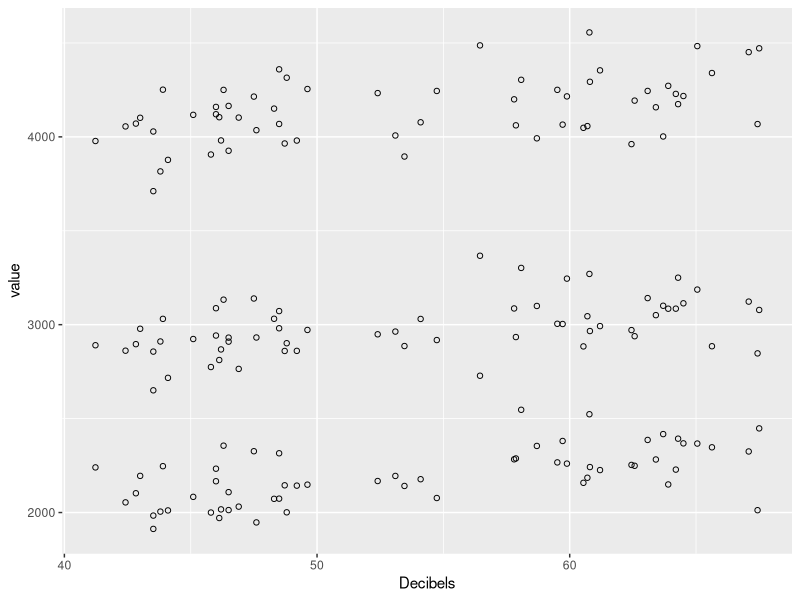
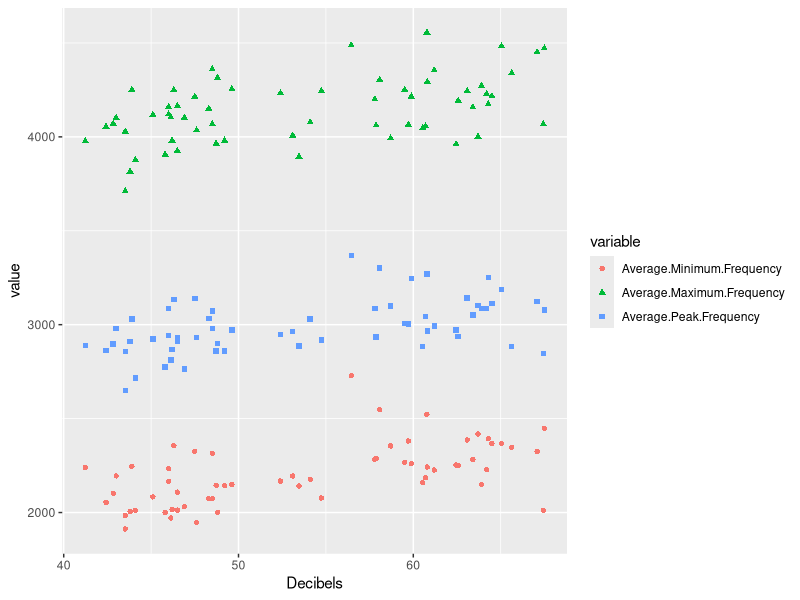
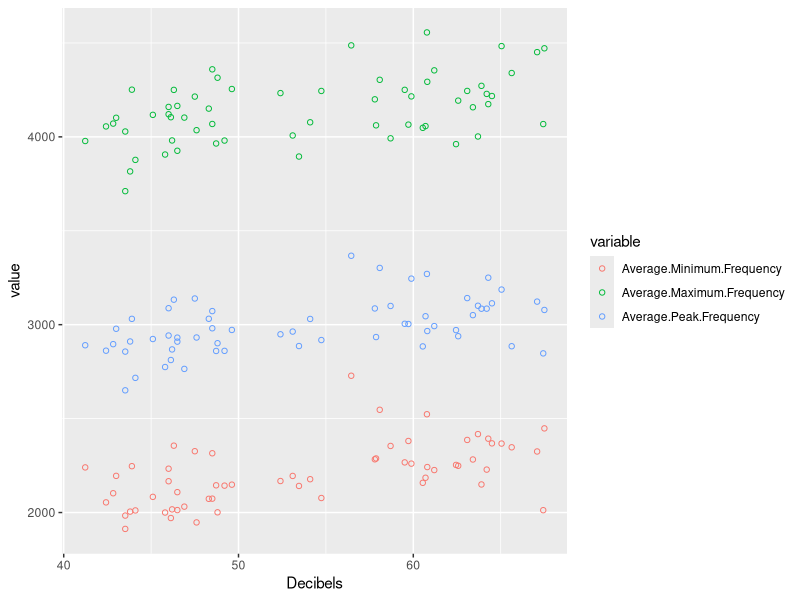
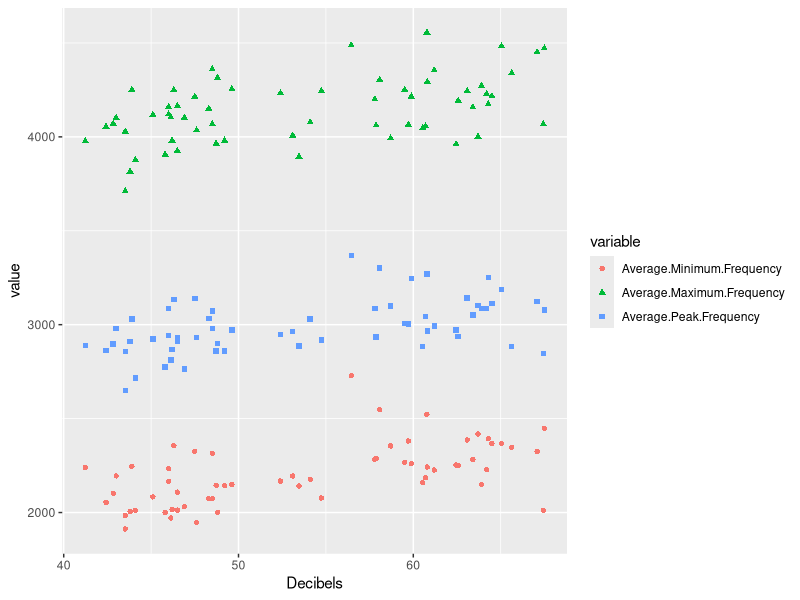
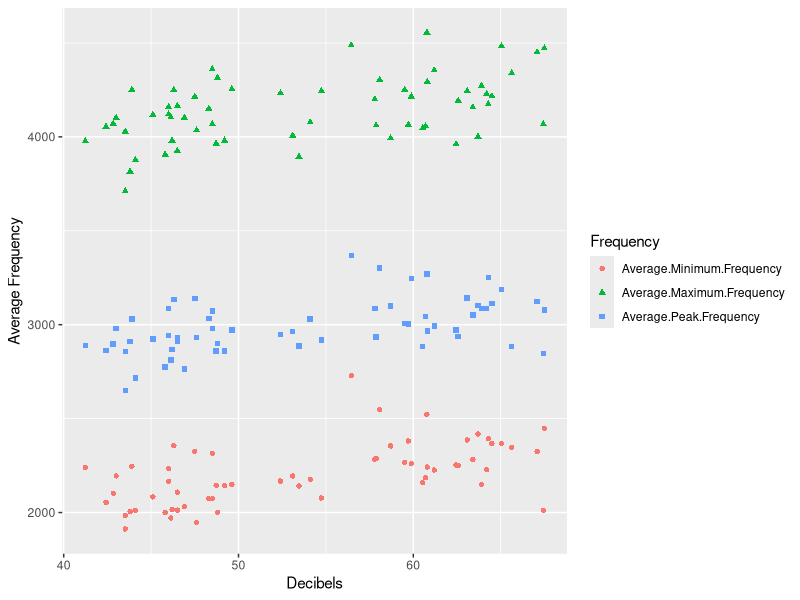
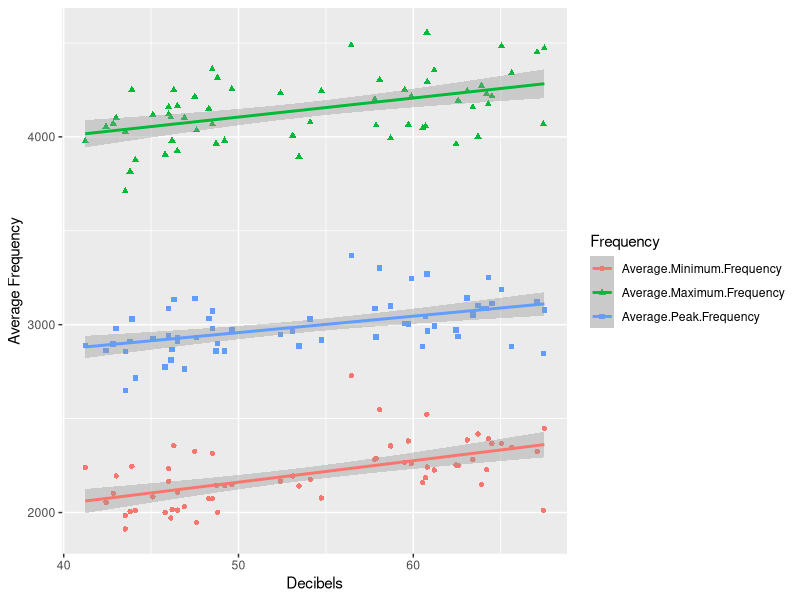
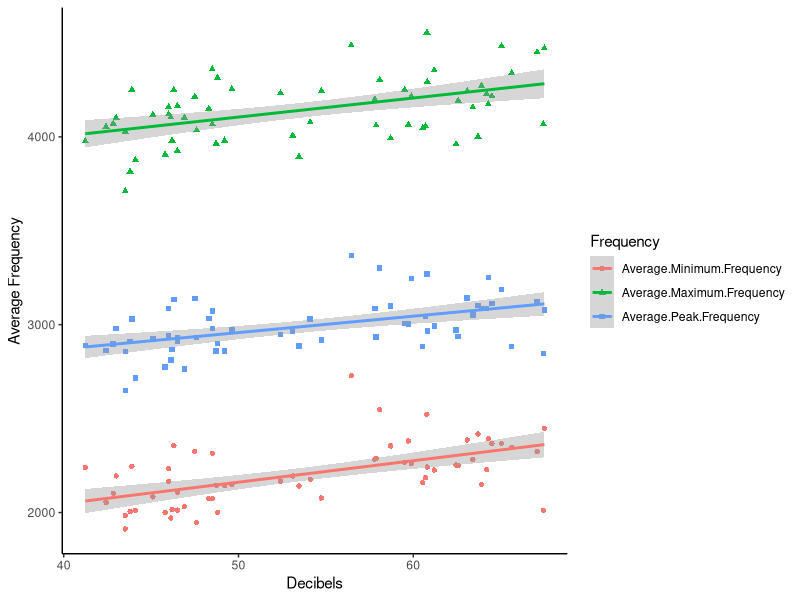

Reproduce these figures in R, in order.
## ---- chunk 1
nomoreg <- read.csv("data/MultipleLinearRegression.csv")
head(nomoreg)
## ---- chunk 2
library(reshape2)
nomoregmelt <- melt(nomoreg,id.vars="Decibels")
head(nomoregmelt)
## ---- chunk 3
library(ggplot2)
## ---- chunk 4
ggplot(nomoregmelt, aes(x=Decibels, y= value))+
  geom_point(shape=1)
## ---- chunk 5
ggplot(nomoregmelt, aes(x=Decibels, y= value, colour=variable, shape=variable))+
  geom_point()
## ---- chunk 6
ggplot(nomoregmelt, aes(x=Decibels, y= value, colour=variable, shape=variable))+
  geom_point(shape=1)
## ---- chunk 7
ggplot(nomoregmelt, aes(x=Decibels, y= value, colour=variable, shape=variable))+
  geom_point()
## ---- chunk 8
nomoregmelt <- melt(nomoreg, id.vars="Decibels", value.name="Average Frequency", variable.name="Frequency")
## ---- chunk 9
ggplot(nomoregmelt, aes(x=Decibels, y= `Average Frequency`, colour=Frequency, shape=Frequency))+ geom_point()
## ---- chunk 10
ggplot(nomoregmelt, aes(x=Decibels, y= `Average Frequency`, colour=Frequency, shape=Frequency))+ 
  geom_point()+
  geom_smooth(method=lm)
## ---- chunk 11
ggplot(nomoregmelt, aes(x=Decibels, y= `Average Frequency`, colour=Frequency, shape=Frequency))+ 
  geom_point()+
  geom_smooth(method=lm)+
  theme(panel.grid.major = element_blank(), panel.grid.minor = element_blank(), 
  panel.background = element_blank(), axis.line = element_line(colour = "black"))
